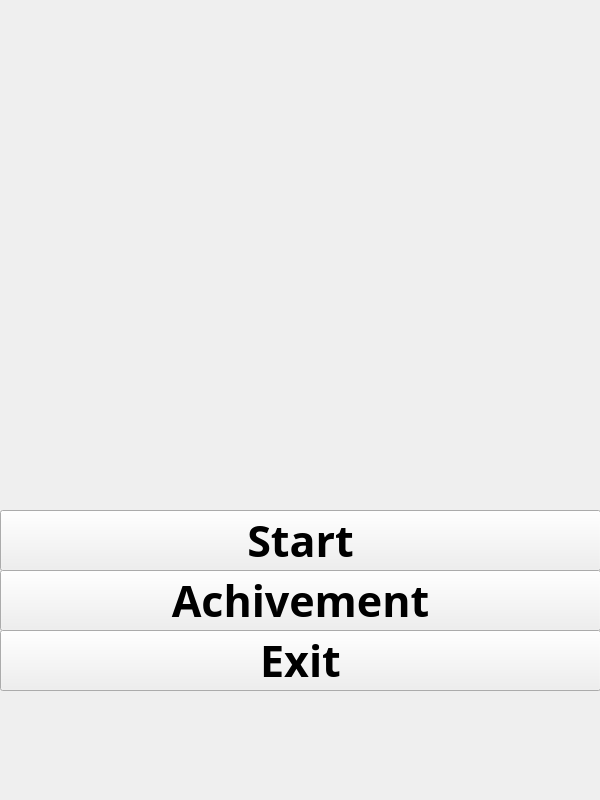
<?xml version="1.0" encoding="UTF-8"?>
<ui version="4.0">
 <class>menuwindow</class>
 <widget class="QWidget" name="menuwindow">
  <property name="geometry">
   <rect>
    <x>0</x>
    <y>0</y>
    <width>600</width>
    <height>800</height>
   </rect>
  </property>
  <property name="windowTitle">
   <string>Form</string>
  </property>
  <widget class="QPushButton" name="pushButton">
   <property name="geometry">
    <rect>
     <x>0</x>
     <y>510</y>
     <width>601</width>
     <height>61</height>
    </rect>
   </property>
   <property name="font">
    <font>
     <family>Ink Free</family>
     <pointsize>32</pointsize>
     <bold>true</bold>
    </font>
   </property>
   <property name="focusPolicy">
    <enum>Qt::NoFocus</enum>
   </property>
   <property name="autoFillBackground">
    <bool>true</bool>
   </property>
   <property name="text">
    <string>Start</string>
   </property>
  </widget>
  <widget class="QPushButton" name="pushButton_2">
   <property name="geometry">
    <rect>
     <x>0</x>
     <y>570</y>
     <width>601</width>
     <height>61</height>
    </rect>
   </property>
   <property name="font">
    <font>
     <family>Ink Free</family>
     <pointsize>32</pointsize>
     <bold>true</bold>
    </font>
   </property>
   <property name="autoFillBackground">
    <bool>true</bool>
   </property>
   <property name="text">
    <string>Achivement</string>
   </property>
  </widget>
  <widget class="QPushButton" name="pushButton_3">
   <property name="geometry">
    <rect>
     <x>0</x>
     <y>630</y>
     <width>601</width>
     <height>61</height>
    </rect>
   </property>
   <property name="font">
    <font>
     <family>Ink Free</family>
     <pointsize>32</pointsize>
     <bold>true</bold>
    </font>
   </property>
   <property name="focusPolicy">
    <enum>Qt::NoFocus</enum>
   </property>
   <property name="autoFillBackground">
    <bool>true</bool>
   </property>
   <property name="text">
    <string>Exit</string>
   </property>
  </widget>
 </widget>
 <resources/>
 <connections/>
</ui>
